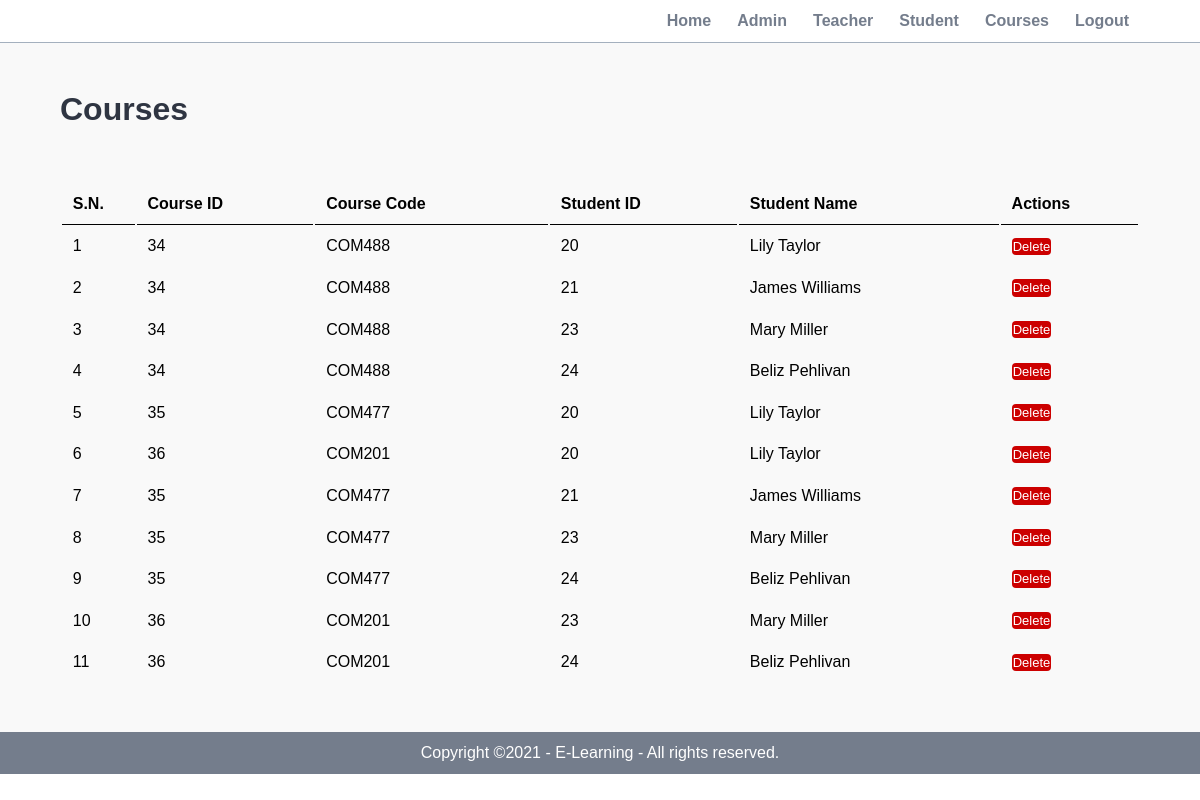
Page /admin/show-courses.php (signed in) on the committed database.
### tables this page shows
CREATE TABLE `course_student` (
  `course_id` int(10) UNSIGNED NOT NULL,
  `course_code` varchar(50) NOT NULL,
  `student_id` int(10) NOT NULL,
  `student_name` varchar(50) NOT NULL
);

### admin/show-courses.php (the view, shortened to what this page needs)
<?php include('partials/menu.php'); ?>
        <div class="main-content">
            <div class="wrapper">
                <h1>Courses</h1>
                <br>
                <br><br>
                <table class="tbl-full">
                    <tr>
                        <th>S.N.</th>
                        <th>Course ID</th>
                        <th>Course Code</th>
                        <th>Student ID</th>
                        <th>Student Name</th>
                        <th>Actions</th>
                    </tr>
                    <?php
                        $sql = "SELECT * FROM course_student";
                        $res = mysqli_query($conn, $sql);
                        if($res==TRUE){
                            $count = mysqli_num_rows($res);
                            $sn  = 1;
                            if($count > 0){
                                while($rows = mysqli_fetch_assoc($res)){
                                    $student_id = $rows['student_id'];
                                    $student_name = $rows['student_name'];
                                    $course_id = $rows['course_id'];
                                    $course_code = $rows['course_code'];
                                    ?>
                                    <tr>
                                        <td><?php echo $sn++; ?></td>
                                        <td><?php echo $course_id; ?></td>
                                        <td><?php echo $course_code; ?></td>
                                        <td><?php echo $student_id; ?></td>
                                        <td><?php echo $student_name; ?></td>
                                        <td>
                                            <a href="<?php echo SITEURL;?>admin/delete-course-from-student.php?student_id=<?php echo $student_id; ?>&course_id=<?php echo $course_id;?>" class="btn btn-danger">Delete</a>
                                        </td>
                                    </tr>
                                    <?php
                                }
                            }else{
                                ?>
                                    <tr>
                                        <td colspan="4">No Course Added</td>
                                    </tr>
                                <?php
                            }
                        }
                    ?>
                </table>
            </div>
        </div>
<?php include('partials/footer.php'); ?>

### admin/partials/menu.php (shortened to what this page needs)
<html>
    <head>
        <link rel="stylesheet" href="../css/admin.css">
    </head>
    <body>
<div>
        <div class="menu text-right">
            <div class="wrapper">
                <ul>
                    <li><a href="index.php">Home</a></li>
                    <li><a href="manage-admin.php">Admin</a></li>
                    <li><a href="manage-teacher.php">Teacher</a></li>
                    <li><a href="manage-student.php">Student</a></li>
                    <li><a href="manage-courses.php">Courses</a></li>
                    <li><a href="logout.php">Logout</a></li>
                </ul>
            </div>
        </div>

### admin/partials/footer.php
<div class="footer">
            <div class="wrapper">
                <p class="text-center">Copyright ©2021 - E-Learning - All rights reserved.</p>
            </div>
        </div>
    </body>
</html>

### css/admin.css (style rules this page uses)
* { margin: 0; padding: 0; font-family: Arial, Helvetica, sans-serif; }
.wrapper { padding: 1%; width: 90%; margin: 0 auto; }
.text-center { text-align: center; }
.text-right { text-align: right; }
.tbl-full { width: 100%; }
table tr th { border-bottom: 1px solid black; padding: 1%; text-align: left; }
table tr td { padding: 1%; }
.btn { border-radius: 4px; text-decoration: none; padding: 1%; color: white; font-size: 13px; }
.btn-danger { background-color: #CC0000; }
.menu { border-bottom: 1px solid #a4b0be; }
.menu ul { list-style-type: none; }
.menu ul li { display: inline; padding: 1%; }
.menu ul li a { text-decoration: none; font-weight: bold; color: #747d8c; }
.main-content { background-color: #f9f9f9; padding: 3% 0; }
.main-content h1 { color: #2f3542; }
.footer { background-color: #747d8c; color: white; }

### rows in the picture
course_student: course "34", course_code "COM488", student "20", student_name "Lily Taylor"
course_student: course "34", course_code "COM488", student "21", student_name "James Williams"
course_student: course "34", course_code "COM488", student "23", student_name "Mary Miller"
course_student: course "34", course_code "COM488", student "24", student_name "Beliz Pehlivan"
course_student: course "35", course_code "COM477", student "20", student_name "Lily Taylor"
course_student: course "36", course_code "COM201", student "20", student_name "Lily Taylor"
course_student: course "35", course_code "COM477", student "21", student_name "James Williams"
course_student: course "35", course_code "COM477", student "23", student_name "Mary Miller"
course_student: course "35", course_code "COM477", student "24", student_name "Beliz Pehlivan"
course_student: course "36", course_code "COM201", student "23", student_name "Mary Miller"
course_student: course "36", course_code "COM201", student "24", student_name "Beliz Pehlivan"
